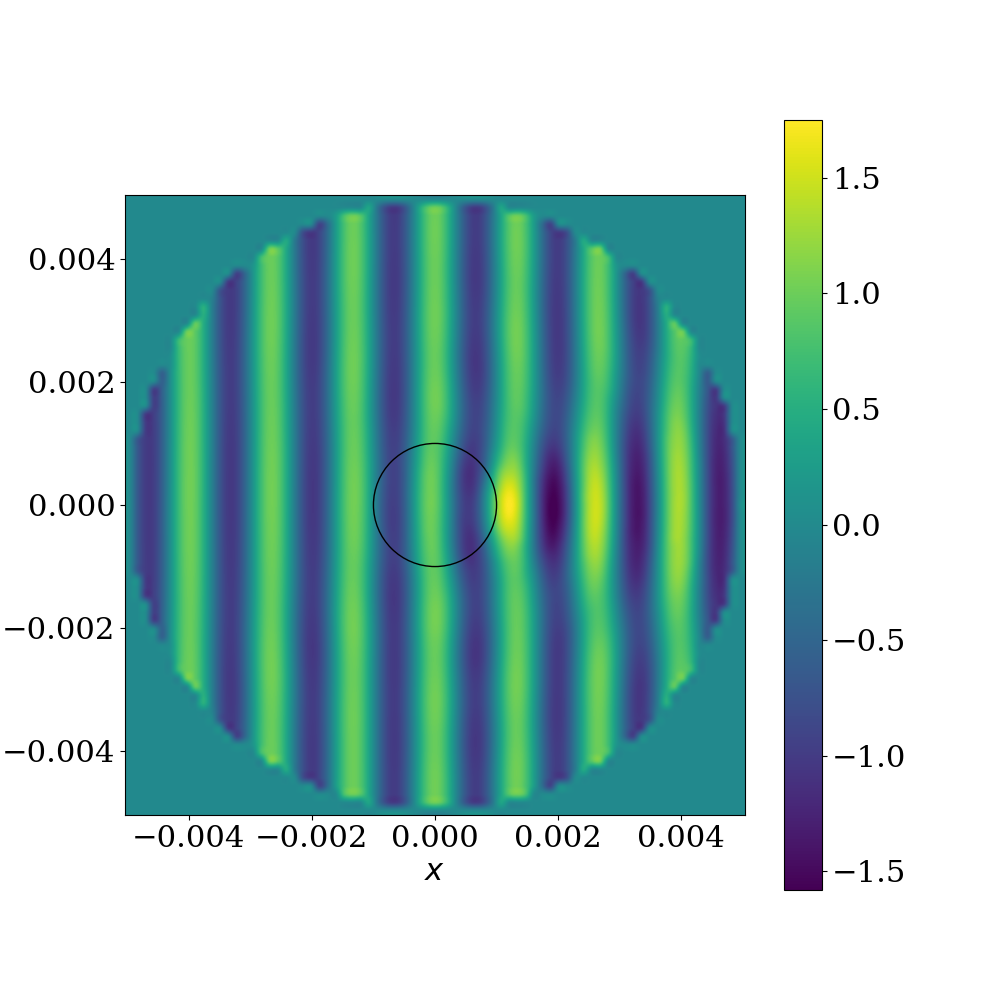

Recreate this plot in Python.
#
# Time harmonic scattering by a penetrable circle or sphere
# =========================================================
#
# We consider a plane wave scattered by a penetrable circle or sphere (with
# the option to switch between the two). The outgoing scattered field is
# absorbed by a first order absorbing boundary condition at the exterior
# boundary - this yields some reflections but is sufficiently good for <5%
# error. The finite element approximation is compared to the analytical
# solution at the end to check the accuracy.

import numpy as np
from dolfinx.io import XDMFFile
from mpi4py import MPI
import ufl
import time
import dolfinx
from ufl import (FiniteElement, inner, grad, TestFunction, TrialFunction, ds,
                 dx, FacetNormal)
from dolfinx import FunctionSpace, Function, geometry
from petsc4py import PETSc
from evaluate_fields import evaluate

'''                         Problem parameters                             '''
# Prescribe:
# * frequency (f0) of the incident plane wave
# * direction (direc) of the incident plane wave
# * radius of the circle/sphere
# * refraction index of scatterer (ref_index)
# * choose 2D or 3D (i.e., circle or sphere)
# (NB: direction is irrelevant for the circle/sphere case, but it's helpful if
# the user wants to change to a non-symmetric scatterer).

# Frequency (Hz)
f0 = 1.1e6
# Direction of propagation of incident plane wave
angle = 0
direc = [np.cos(angle), np.sin(angle), 0.0]
direc = direc / np.linalg.norm(direc)
radius = 0.001
# Refractive index
ref_index = 1.1

# Wavespeed (m/s)
c0 = 1.48e3
# Medium density (kg/m^3)
rho = 1.02e3
# Wavenumber
k0 = 2 * np.pi * f0 / c0
# Wavelength (m)
wavelength = 2 * np.pi / k0
# 2D or 3D problem:
dimension = 3

print('Size parameter = ',  float('%.3g' % (k0 * radius)))

'''                       Discretisation parameters                         '''
# Prescribe the following finite element discretisation parameters:
# * number of mesh elements per wavelength (n_per_wave)
# * polynomial degree (degree)
n_per_wave = 3
degree = 2

h = wavelength / n_per_wave
domain_radius = radius + 3 * wavelength


def circle_mesh():
    import pygmsh, meshio
    if MPI.COMM_WORLD.rank == 0:
        geom = pygmsh.built_in.Geometry()
        disk_inner = geom.add_circle([0, 0, 0], radius, h/ref_index)
        disk = geom.add_circle([0, 0, 0], domain_radius, h,
                               holes=[disk_inner.line_loop])
        mesh = pygmsh.generate_mesh(geom, dim=2, prune_z_0=True)
        cells = np.vstack(np.array([cells.data for cells in mesh.cells
                                    if cells.type == "triangle"]))
        triangle_mesh = meshio.Mesh(points=mesh.points,
                                    cells=[("triangle", cells)])

        # Write mesh
        meshio.xdmf.write("mesh.xdmf", triangle_mesh)


def ellipsoid_mesh(a, b, c, h):
    import pygmsh, meshio
    import numpy as np
    if MPI.COMM_WORLD.rank == 0:
        geom = pygmsh.built_in.Geometry()

        geom.add_ellipsoid([0, 0, 0], [a, b, c], h)

        mesh = pygmsh.generate_mesh(geom)
        cells = np.vstack(np.array([cells.data for cells in mesh.cells
                                    if cells.type == "tetra"]))
        triangle_mesh = meshio.Mesh(points=mesh.points,
                                    cells=[("tetra", cells)])

        # Write mesh
        meshio.xdmf.write("mesh.xdmf", triangle_mesh)


if dimension==2:
    circle_mesh()
elif dimension==3:
    ellipsoid_mesh(domain_radius, domain_radius, domain_radius, h)

# Read mesh
with XDMFFile(MPI.COMM_WORLD, "mesh.xdmf", "r",
              XDMFFile.Encoding.HDF5) as xdmf:
         mesh = xdmf.read_mesh(name="Grid")

n = FacetNormal(mesh)

x = ufl.geometry.SpatialCoordinate(mesh)
if dimension==2:
    di = ufl.as_vector([np.cos(angle), np.sin(angle)])
elif dimension==3:
    di = ufl.as_vector([np.cos(angle), np.sin(angle), 0])
ui = ufl.exp(1j * k0 * ufl.dot(di, x))

# Create function space
V = FunctionSpace(mesh, FiniteElement("Lagrange", mesh.ufl_cell(), degree))

def circle_refractive_index(x):
    r = np.sqrt(x[0]**2 + x[1]**2)
    inside  = ( r <= radius )
    outside = ( r > radius )
    return inside * ref_index * k0 + outside * k0

def sphere_refractive_index(x):
    r = np.sqrt(x[0]**2 + x[1]**2 + x[2]**2)
    inside  = ( r <= radius )
    outside = ( r > radius )
    return inside * ref_index * k0 + outside * k0

V_DG = FunctionSpace(mesh, ("DG", 0))
k = Function(V_DG)
if dimension==2:
    k.interpolate(circle_refractive_index)
elif dimension==3:
    k.interpolate(sphere_refractive_index)

# Define variational problem
u = TrialFunction(V)
v = TestFunction(V)

duidn = ufl.dot(grad(ui), n)

# Scattered field formulation
a = inner(grad(u), grad(v)) * dx \
    - k**2 * inner(u, v) * dx \
    - 1j * k * inner(u, v) * ds \
    # + 0.5*inner(u/distance, v) * ds  # 2nd-order ABC term


L = -inner(grad(ui), grad(v)) * dx \
    + k**2 * inner(ui, v) * dx \
    + inner(duidn, v) * ds

A = dolfinx.fem.assemble_matrix(a)
A.assemble()

solver = PETSc.KSP().create(mesh.mpi_comm())
opts = PETSc.Options()

# Direct solve with MUMPS
# opts["ksp_type"] = "preonly"
# opts["pc_type"] = "lu"
# opts["pc_factor_mat_solver_type"] = "mumps"
opts["ksp_type"] = "gmres"
opts["ksp_rtol"] = 1.0e-5
opts["ksp_view"] = ""
opts["pc_type"] = "asm"


solver.setFromOptions()
solver.setOperators(A)

b = dolfinx.fem.assemble_vector(L)
b.ghostUpdate(addv=PETSc.InsertMode.ADD, 
              mode=PETSc.ScatterMode.REVERSE)

# Compute solution
u = Function(V)
start = time.time()
solver.solve(b, u.vector)
end = time.time()
time_elapsed = end - start
print('Solve time: ', time_elapsed)
print('Iterations = ', solver.its)
u.vector.ghostUpdate(addv=PETSc.InsertMode.INSERT,
                             mode=PETSc.ScatterMode.FORWARD)

with XDMFFile(MPI.COMM_WORLD, "sol.xdmf", "w") as file:
    file.write_mesh(mesh)
    file.write_function(u)

# Evaluate finite element approximation and compare to analytical solution
Nx = np.int(np.ceil(2*domain_radius/wavelength * 10))
Ny = Nx
xmin, xmax, ymin, ymax = [-domain_radius, domain_radius,
                          -domain_radius, domain_radius]
plot_grid = np.mgrid[xmin:xmax:Nx * 1j, ymin:ymax:Ny * 1j]
points = np.vstack((plot_grid[0].ravel(),
                    plot_grid[1].ravel(),
                    np.zeros(plot_grid[0].size)))
u_eval = evaluate(points, mesh, u).reshape((Nx, Ny))


def incident(x):
    return np.exp(1.0j * k0 * (np.cos(angle) * x[0] + np.sin(angle) * x[1]))


out_domain = points[0]**2 + points[1]**2 >= (domain_radius)**2

inc_field = incident(points)
u_inc = inc_field.reshape((Nx, Ny))
u_inc[out_domain.reshape((Nx, Ny))] = 0.0
# Plotting
import matplotlib
if (MPI.COMM_WORLD.rank == 0):
    matplotlib.use('Agg')
    import matplotlib.pyplot as plt
    matplotlib.rcParams.update({'font.size': 22})
    plt.rc('font', family='serif')
    fig = plt.figure(figsize=(10, 10))
    ax = fig.gca()
    plt.imshow(np.fliplr(np.real(u_eval+u_inc)).T,
               extent=[-domain_radius, domain_radius, -domain_radius,
                       domain_radius],
               cmap=plt.cm.get_cmap('viridis'), interpolation='spline16')
    plt.xlabel(r'$x$')
    plt.ylabel(r'$y$')

    # Draw circular scatterer
    circle = plt.Circle((0., 0.), radius, color='black', fill=False)
    ax.add_artist(circle)

    plt.colorbar()
    fig.savefig('helmholtz.png')
    plt.close()


# Compare against analytical solution
if dimension==2:
    k1 = ref_index * k0
    from analytical import penetrable_circle
    u_exact = penetrable_circle(k0, k1, radius, plot_grid)
elif dimension==3:
    from analytical import sphere_density_contrast
    u_exact = sphere_density_contrast(k0 * radius, ref_index, Nx, rho, rho, plot_grid, radius)

u_exact[out_domain.reshape((Nx, Ny))] = 0.0

error = np.linalg.norm(np.conj(u_exact)-u_eval-u_inc)/np.linalg.norm(u_exact) 
print('Relative error = ', error)


if (MPI.COMM_WORLD.rank == 0):
    matplotlib.use('Agg')
    import matplotlib.pyplot as plt
    matplotlib.rcParams.update({'font.size': 22})
    plt.rc('font', family='serif')
    fig = plt.figure(figsize=(10, 10))
    ax = fig.gca()
    plt.imshow(np.fliplr(np.real(u_exact)).T,
               extent=[-domain_radius, domain_radius, -domain_radius,
                       domain_radius],
               cmap=plt.cm.get_cmap('viridis'), interpolation='spline16')
    plt.xlabel(r'$x$')
    plt.ylabel(r'$y$')

    # Draw circular scatterer
    circle = plt.Circle((0., 0.), radius, color='black', fill=False)
    ax.add_artist(circle)

    plt.colorbar()
    fig.savefig('helmholtz3d.png')
    plt.close()


# from IPython import embed; embed()

